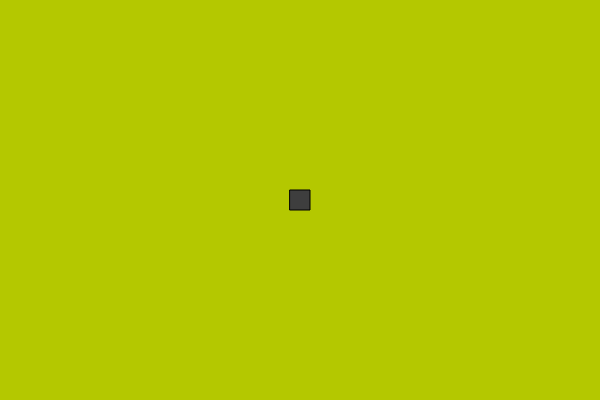
Frame 1 (no input)
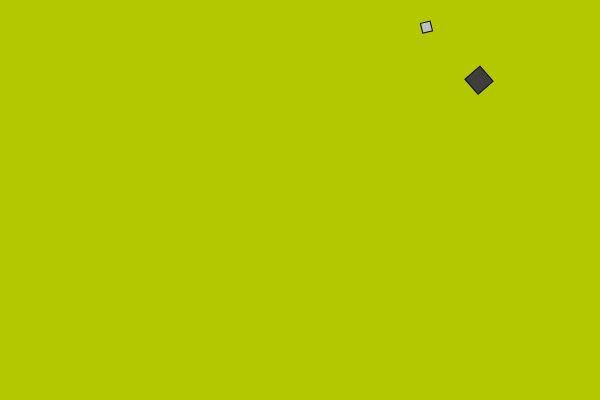
Frame 60 (no input)
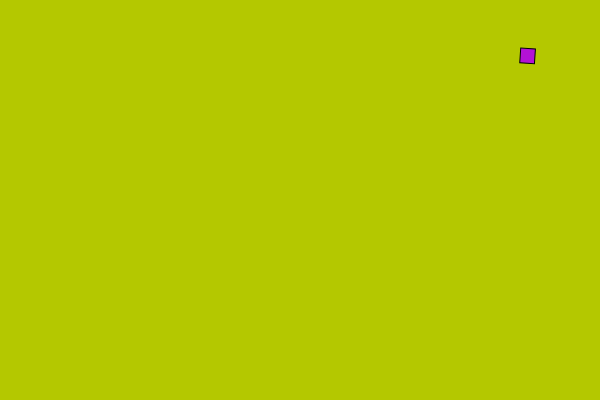
Frame 120 (the mouse pressed at the canvas centre since frame 60)

The p5.js sketch that drew these frames (run headless with seeded random() and noise() and a simulated clock; from frame 60 on, the mouse is pressed at the canvas centre):

// p5.js sketch
// ── sketch.js
var mySpheres = [];

function setup() {
  createCanvas(600, 400);
  background(180, 200, 0);

  for (var i = 0; i < 2; i++) {
    mySpheres[i] = new Sphere((i + 1) * 10);
  }
}

function draw() {
  background(180, 200, 0);

  for (var i = 0; i < mySpheres.length; i++) {
    mySpheres[i].render();
    mySpheres[i].update();
    mySpheres[i].bounce();
  }
}


function mousePressed() {
/*
  for (var i = 0; i < mySpheres.length; i++) {
    print(mySpheres[i].getXPos());
  }
*/
  for (var i = 0; i < mySpheres.length; i++) {
    print(mySpheres[i].setSize(i*random(10, 20)));
  }

}
// ── paddle.js
function Paddle(tempX){
  
  this.padHeight = 100;
  this.padWidth = 20;
  this.padY = height/2;
  this.xPos = tempX;
  
  this.render = function(){
    rectMode(CENTER);
    rect(xPos, padY, padWidth, padHeight);
    
  }
  
  
  this.follow = function(tempYPos){
    this.padY = tempYPos;
    
  }
  
}
// ── sphere.js
function Sphere(tempSize) {

  this.size = tempSize;
  this.xPos = width / 2;
  this.yPos = height / 2;
  this.xDir = random(-5., 5.);
  this.yDir = random(-5., 5.);
  this.myColor = color(random(255));
  this.rotateSpeed = random(-.1, .1);
  this.rot = 0;

  this.update = function() {
    this.xPos += this.xDir;
    this.yPos += this.yDir;

    this.rot += this.rotateSpeed;

  }

  this.bounce = function() {
    if (this.xPos > width - this.size / 2 || this.xPos < this.size / 2) {
      this.xDir *= -1;
      this.myColor = color(random(255), random(255), random(255));
    }
    if (this.yPos > height - this.size / 2 || this.yPos < this.size / 2) {
      this.yDir *= -1;
      this.myColor = color(random(255), random(255), random(255));
    }
  }

  this.render = function() {
    //  var ballSize = sphereSize * 100;
    push();
    translate(this.xPos, this.yPos);
    rotate(this.rot);
    rectMode(CENTER);

    fill(this.myColor);
    rect(0, 0, this.size, this.size);
    pop();
  }

  this.getXPos = function() {
    return(this.xPos);
  }
  
  
  this.setSize = function(tempSize){
    this.size = tempSize;
  }

}
